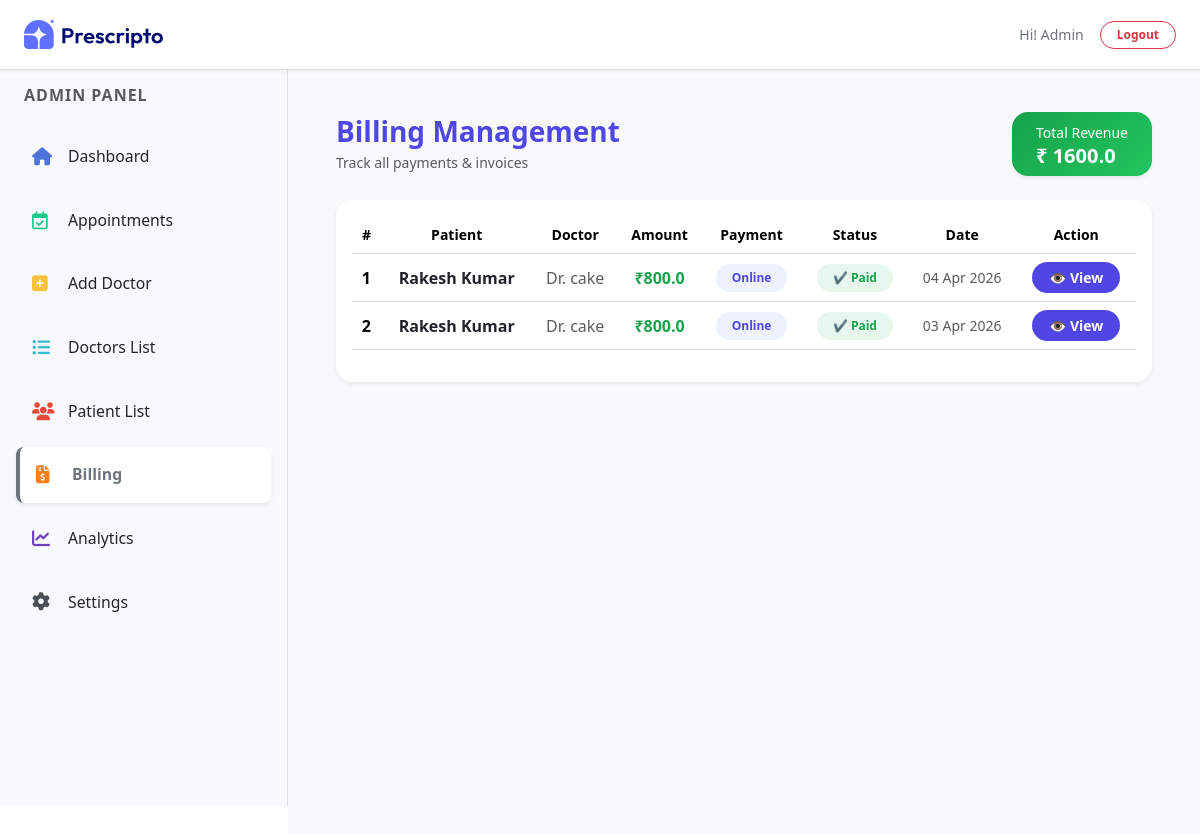
/billing/ (signed in), run on the app's committed database.
### appointment/models.py (models this page shows, shortened)
class Billing(models.Model):
    PAYMENT_STATUS = (
        ('Paid', 'Paid'),
        ('Unpaid', 'Unpaid'),
    )
    appointment = models.OneToOneField(Appointment, on_delete=models.CASCADE)
    amount = models.FloatField()
    payment_status = models.CharField(max_length=10, choices=PAYMENT_STATUS, default='Unpaid')
    created_at = models.DateTimeField(auto_now_add=True)

class Appointment(models.Model):
    STATUS_CHOICES = (
        ('Pending', 'Pending'),
        ('Approved', 'Approved'),
        ('Cancelled', 'Cancelled'),
    )
    PAYMENT_METHOD = (
        ('Cash', 'Cash'),
        ('Online', 'Online'),
    )
    user = models.ForeignKey(
        Patients,
        on_delete=models.CASCADE,
        related_name='appointments'
    )
    doctor = models.ForeignKey(Doctor, on_delete=models.CASCADE)
    appointment_date = models.DateField()
    appointment_time = models.TimeField()
    status = models.CharField(max_length=10, choices=STATUS_CHOICES, default='Pending')
    payment_method = models.CharField(max_length=10, choices=PAYMENT_METHOD, default='Cash')
    is_billed = models.BooleanField(default=False)
    created_at = models.DateTimeField(auto_now_add=True)

class Patients(models.Model):
    username = models.CharField(max_length=100)
    email = models.EmailField()
    password = models.CharField(max_length=100)
    phone = models.CharField(max_length=15, blank=True)
    city = models.CharField(max_length=100, blank=True)
    address = models.TextField(blank=True)
    profile_image = CloudinaryField('image', folder='patients_image')

class Doctor(models.Model):
    image = CloudinaryField('image', folder='doctor_image')
    name = models.CharField(max_length=100)
    email = models.EmailField()
    username = models.CharField(max_length=255, unique=True)
    password = models.CharField(max_length=100)
    experience = models.IntegerField()
    fees = models.FloatField()
    category = models.ForeignKey(Category, on_delete=models.CASCADE)
    degree = models.CharField(max_length=50)
    about = models.TextField()
    address = models.TextField()
    available = models.BooleanField(default=True)

### appointment/views.py (the view)
# urls.py: path('billing/', views.billing, name='billing'),
@login_required(login_url='/dash_login')
@staff_member_required
def billing(request):
    bills = Billing.objects.select_related(
        'appointment__user',
        'appointment__doctor'
    ).order_by('-created_at')
    total_revenue = bills.filter(
        payment_status='Paid'
    ).aggregate(total=Sum('amount'))['total'] or 0
    context = {
        'bills': bills,
        'total_revenue': total_revenue,
        'action': 'billing',
        "role": "admin"
    }
    return render(request, 'dashboard/billing.html', context)

### templates/dashboard/billing.html (shortened to what this page needs)
{% extends "dashboard/layout.html" %}
{% load static %}
{% block contant %}
<section class="p-5 bg-light" style="width: 100%; min-height:100vh; margin-top: 64px; margin-left: 18rem; padding: 20px;">
    <div class="d-flex justify-content-between align-items-center mb-4" data-aos="fade-down">
        <div>
            <h3 class="fw-bold mb-1" style="color:#4f46e5;">Billing Management</h3>
            <p class="text-muted small mb-0">Track all payments & invoices</p>
        </div>
        <div class="px-4 py-2 rounded-4 text-white shadow-sm"
            style="background: linear-gradient(135deg,#16a34a,#22c55e);">
            <small>Total Revenue</small>
            <h5 class="mb-0 fw-bold">₹ {{ total_revenue|default:"0" }}</h5>
        </div>
    </div>
    <div class="bg-white rounded-4 shadow-sm p-3" data-aos="fade-up">
        <div class="table-responsive">
            <table class="table align-middle text-center">
                <thead style="background:#f1f5f9;">
                    <tr class="text-secondary small">
                        <th>#</th>
                        <th>Patient</th>
                        <th>Doctor</th>
                        <th>Amount</th>
                        <th>Payment</th>
                        <th>Status</th>
                        <th>Date</th>
                        <th>Action</th>
                    </tr>
                </thead>
                <tbody>
                    {% for bill in bills %}
                    <tr style="transition:0.3s;"
                        onmouseover="this.style.background='#f9fafb'"
                        onmouseout="this.style.background=''">
                        <td class="fw-semibold">{{ forloop.counter }}</td>
                        <td class="fw-semibold text-dark">
                            {{ bill.appointment.user.username }}
                        </td>
                        <td class="text-muted">
                            Dr. {{ bill.appointment.doctor.name }}
                        </td>
                        <td class="fw-bold" style="color:#16a34a;">
                            ₹{{ bill.amount }}
                        </td>
                        <td>
                            <span class="badge px-3 py-2 rounded-pill"
                                style="background:#eef2ff; color:#4f46e5;">
                                {{ bill.appointment.payment_method }}
                            </span>
                        </td>
                        <td>
                            {% if bill.payment_status == 'Paid' %}
                                <span class="badge px-3 py-2 rounded-pill"
                                    style="background:#e6f7ee; color:#16a34a;">
                                    ✔ Paid
                                </span>
                            {% else %}
                                <span class="badge px-3 py-2 rounded-pill"
                                    style="background:#ffeaea; color:#dc2626;">
                                    ✖ Unpaid
                                </span>
                            {% endif %}
                        </td>
                        <td class="text-muted small">
                            {{ bill.created_at|date:"d M Y" }}
                        </td>
                        <td>
                            <a href="{% url 'billing_invoice' bill.id %}"
                                class="btn btn-sm rounded-pill px-3 fw-semibold"
                                style="background:#4f46e5; color:white; transition:0.3s;"
                                onmouseover="this.style.background='#4338ca'"
                                onmouseout="this.style.background='#4f46e5'" target="_blank">
                                👁 View
                            </a>
                        </td>
                    </tr>
                    {% endfor %}
                </tbody>
            </table>
        </div>
    </div>
</section>
{% endblock contant %}

### templates/dashboard/layout.html (shortened to what this page needs)
<!DOCTYPE html>
<html lang="en">
<head>
    <link href="https://cdn.jsdelivr.net/npm/bootstrap@5.3.3/dist/css/bootstrap.min.css" rel="stylesheet" />
    <link href="https://cdnjs.cloudflare.com/ajax/libs/font-awesome/5.15.3/css/all.min.css" rel="stylesheet" />
    <link rel="stylesheet" href="https://cdnjs.cloudflare.com/ajax/libs/font-awesome/6.7.2/css/all.min.css" />
    <link href="https://unpkg.com/aos@2.3.4/dist/aos.css" rel="stylesheet">
</head>
    {% load static %}
    <body>
        <header class="d-flex justify-content-between align-items-center border-bottom bg-white px-4"
                style="height: 70px; position: fixed; top: 0; width: 100%; z-index: 1050; box-shadow: 0 2px 4px rgba(0,0,0,0.05);">
            <div class="d-flex align-items-center">
                <a href="{% url 'dash_admin' %}">
                    <img src="{% static 'assets/assets_frontend/logo.svg' %}" alt="Logo" style="width: 140px;">
                </a>
            </div>
            <div class="d-flex align-items-center gap-3 text-secondary small">
                {% if role == 'admin' %}
                    <span class="text-capitalize fw-medium">Hi! {{ request.session.username }}</span>
                {% else %}
                    <span class="fw-medium">Hi! {{ doctor.name }}</span>
                {% endif %}
                <a href="{% url 'dash_logout' %}" class="btn btn-outline-danger btn-sm rounded-pill px-3 py-1 fw-bold" style="font-size: 12px;">Logout</a>
            </div>
        </header>
        <main class="d-flex" style="min-height: calc(100vh - 64px);">
            {% if role == 'admin' %}
                <nav id="sidebar" class="border-end bg-light p-3"
                    style="width: 18rem; height: calc(100vh - 64px); position: fixed; top: 70px; left: 0; z-index: 1000; overflow-y: auto;">
                    <div class="mb-4 ps-2">
                        <h6 class="text-uppercase text-muted fw-bold" style="letter-spacing: 1px; font-size: 1rem;">Admin Panel</h6>
                    </div>
                    <a href="{% url 'dash_admin' %}"
                    class="nav-link d-flex align-items-center gap-3 p-3 rounded-3 mb-2 {% if action == 'admin' %}bg-white shadow-sm border-start border-4 border-primary fw-bold text-primary{% else %}text-dark{% endif %}"
                    style="transition: 0.3s; font-size: 18px; text-decoration: none;">
                        <i class="fa-solid fa-house" style="color: #4e73df; width: 20px;"></i>
                        <span class="small">Dashboard</span>
                    </a>
                    <a href="{% url 'appointments' %}"
                    class="nav-link d-flex align-items-center gap-3 p-3 rounded-3 mb-2 {% if action == 'appointments' %}bg-white shadow-sm border-start border-4 border-success fw-bold text-success{% else %}text-dark{% endif %}"
                    style="transition: 0.3s; font-size: 18px; text-decoration: none;">
                        <i class="fa-regular fa-calendar-check" style="color: #1cc88a; width: 20px;"></i>
                        <span class="small">Appointments</span>
                    </a>
                    <a href="{% url 'add_doctor' %}"
                    class="nav-link d-flex align-items-center gap-3 p-3 rounded-3 mb-2 {% if action == 'add_doctor' %}bg-white shadow-sm border-start border-4 border-warning fw-bold text-warning{% else %}text-dark{% endif %}"
                    style="transition: 0.3s; font-size: 18px; text-decoration: none;">
                        <i class="fas fa-plus-square" style="color: #f6c23e; width: 20px;"></i>
                        <span class="small">Add Doctor</span>
                    </a>
                    <a href="{% url 'doctor_list' %}"
                    class="nav-link d-flex align-items-center gap-3 p-3 rounded-3 mb-2 {% if action == 'doctor_list' %}bg-white shadow-sm border-start border-4 border-info fw-bold text-info{% else %}text-dark{% endif %}"
                    style="transition: 0.3s; font-size: 18px; text-decoration: none;">
                        <i class="fas fa-list-ul" style="color: #36b9cc; width: 20px;"></i>
                        <span class="small">Doctors List</span>
                    </a>
                    <a href="{% url 'patient_list' %}"
                    class="nav-link d-flex align-items-center gap-3 p-3 rounded-3 mb-2 {% if action == 'patient_list' %}bg-white shadow-sm border-start border-4 border-danger fw-bold text-danger{% else %}text-dark{% endif %}"
                    style="transition: 0.3s; font-size: 18px; text-decoration: none;">
                        <i class="fa-solid fa-users" style="color: #e74a3b; width: 20px;"></i>
                        <span class="small">Patient List</span>
                    </a>
                    <a href="{% url 'billing' %}"
                    class="nav-link d-flex align-items-center gap-3 p-3 rounded-3 mb-2 {% if action == 'billing' %}bg-white shadow-sm border-start border-4 border-secondary fw-bold text-secondary{% else %}text-dark{% endif %}"
                    style="transition: 0.3s; font-size: 18px; text-decoration: none;">
                        <i class="fa-solid fa-file-invoice-dollar" style="color: #fd7e14; width: 20px;"></i>
                        <span class="small">Billing</span>
                    </a>
                    <a href="{% url 'analytics' %}"
                    class="nav-link d-flex align-items-center gap-3 p-3 rounded-3 mb-2 {% if action == 'analytics' %}bg-white shadow-sm border-start border-4 border-dark fw-bold text-dark{% else %}text-dark{% endif %}"
                    style="transition: 0.3s; font-size: 18px; text-decoration: none;">
                        <i class="fa-solid fa-chart-line" style="color: #6f42c1; width: 20px;"></i>
                        <span class="small">Analytics</span>
                    </a>
                    <a href="{% url 'settings' %}"
                    class="nav-link d-flex align-items-center gap-3 p-3 rounded-3 mb-2 {% if action == 'settings' %}bg-white shadow-sm border-start border-4 border-secondary fw-bold text-secondary{% else %}text-dark{% endif %}"
                    style="transition: 0.3s; font-size: 18px; text-decoration: none;">
                        <i class="fa-solid fa-gear" style="color: #495057; width: 20px;"></i>
                        <span class="small">Settings</span>
                    </a>
                </nav>
            {% endif %}
            {% block contant %}
            {% endblock %}
        </main>
    </body>
</html>

### data on the page
Billing: appointment.user.username "Rakesh Kumar", appointment.doctor.name "cake", amount "800.0", appointment.payment_method "Online", payment_status "✔ Paid", created_at "04 Apr 2026"
Billing: appointment.user.username "Rakesh Kumar", appointment.doctor.name "cake", amount "800.0", appointment.payment_method "Online", payment_status "✔ Paid", created_at "03 Apr 2026"

### other printed values
{{ request.session.username }} "Admin"
{{ total_revenue|default:"0" }} "1600.0"
